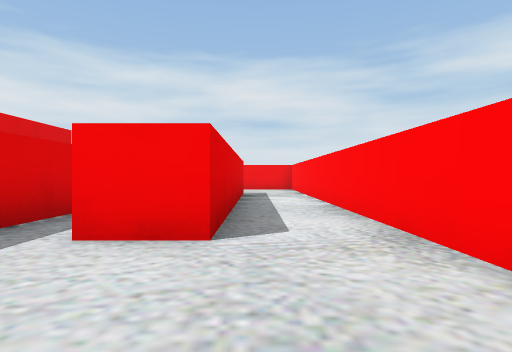
View 1 (above)

16 first-person views from a walk through a scene from a Unity 3-D project. The camera is 0.55 m above the floor, looks level and sees 80° across. The floor is counted in squares, 1 m on a side. Each view is taken from the middle of a square. On the plan, view 1 faces up. The plan holds only what a view shows up to about 9 squares ahead; the rest is blank.

View 2
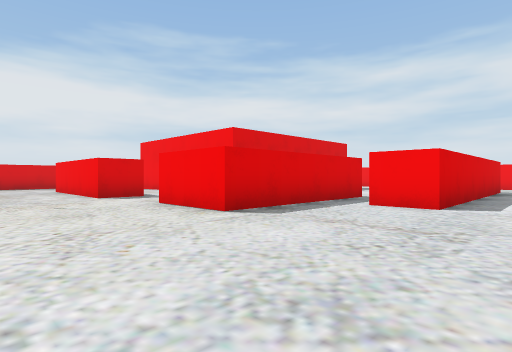

View 3
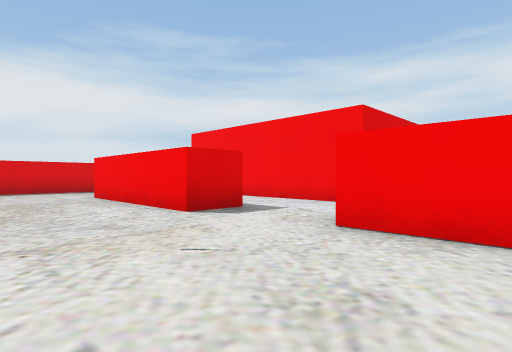

View 4
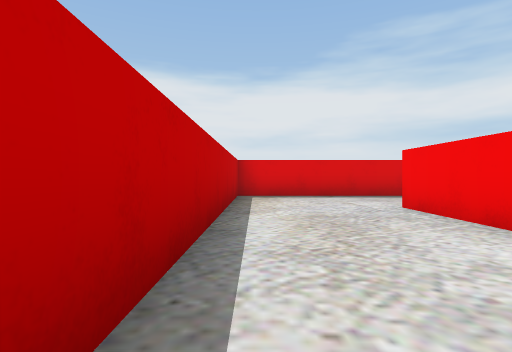

View 5
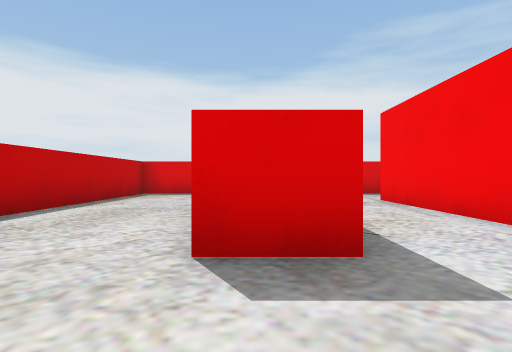

View 6
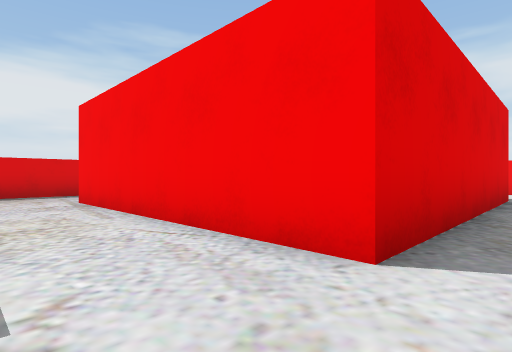

View 7
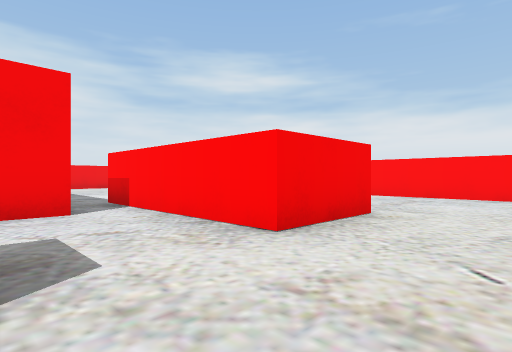

View 8
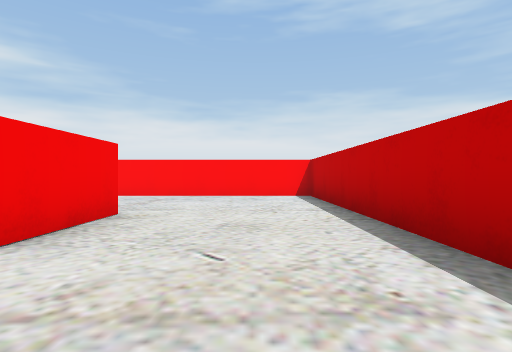

View 9
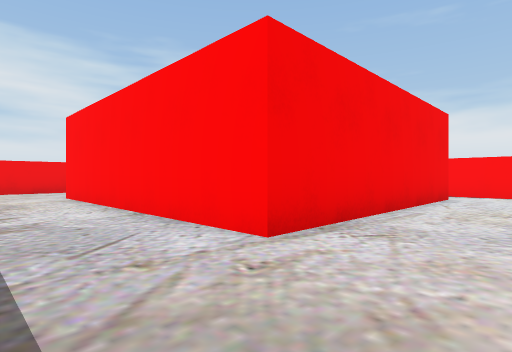

View 10
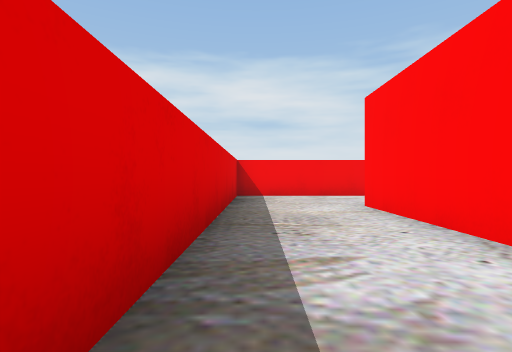

View 11
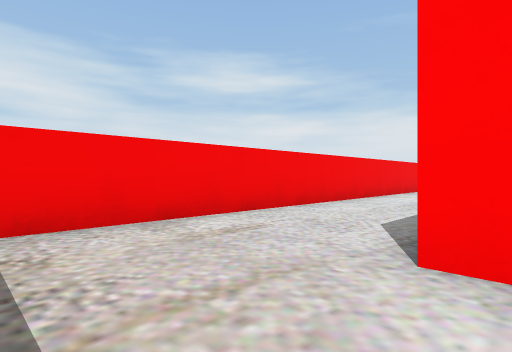

View 12
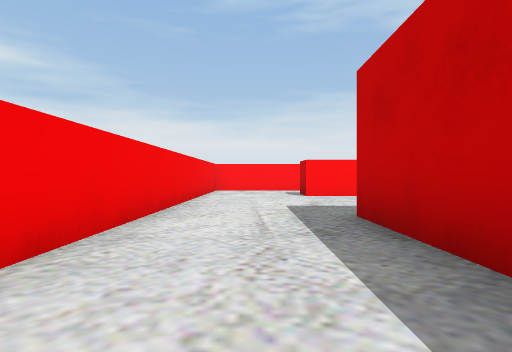

View 13
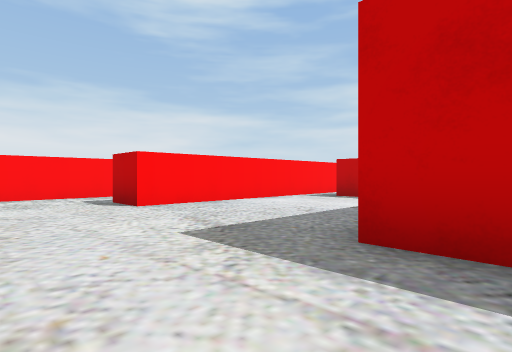

View 14
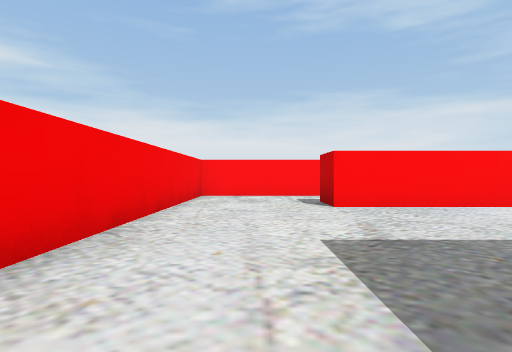

View 15
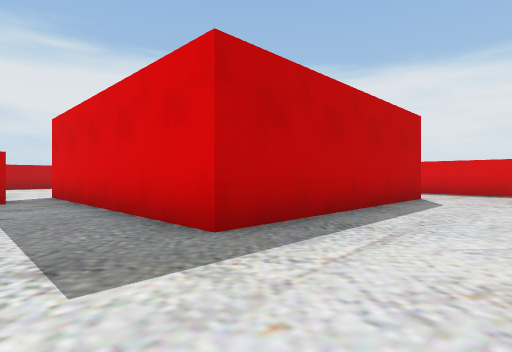

View 16
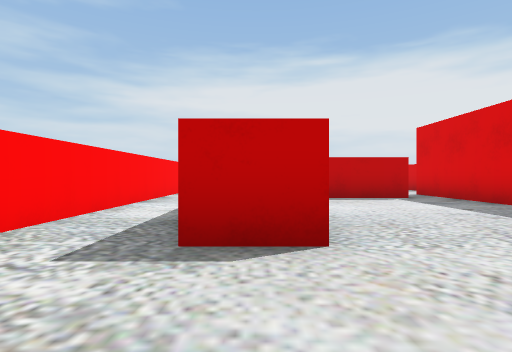

### Floor plan
Points are (right, up) in squares from view 1. A wall is a line through its corners. A room is listed if a view was taken in it or the views show most of it. See-through windows are left out.
Room 1 (views 1, 2, 3, 4, 5, 6, 7, 8, 9)
walls: (-7.1, 0.8) (-7.1, -0.4) (-11.4, -0.4); (-5.8, 4.4) (-5.8, 2.9) (-12, 2.9); (-2.6, 4.5) (-2.6, 0) (-4.7, 0) (-4.7, 4.5); (-0.4, 2.6) (-1.6, 2.6); (-14.5, 2.5) (-14.5, -3.5) (1.5, -3.5) (1.5, 1.5)
ways out: opening at (-13.5, 2) to room 2; opening at (-5, 3.5) to room 2; opening at (-2, 3.5) to room 2; opening at (0.5, 1.5) to room 2
Room 2 (views 10, 11, 12, 13, 14, 15, 16)
walls: (-4.7, 4.5) (-2.6, 4.5); (-0.4, 8.8) (-0.4, 2.6); (-1.6, 4.6) (-1.6, 9.6) (-0.4, 9.6); (-12, 2.9) (-12, 9.6) (-5.8, 9.6) (-5.8, 4.4); (1.5, 1.5) (1.5, 12.5) (-14.5, 12.5) (-14.5, 2.5)
ways out: opening at (-13.5, 2) to room 1; opening at (-5, 3.5) to room 1; opening at (-2, 3.5) to room 1; opening at (0.5, 1.5) to room 1

Where each view was taken, in squares from view 1:
view 1: 0 up, 0 right, facing up
view 2: 3 down, 1 right, facing up-left
view 3: 3 down, 3 left, facing up-left
view 4: 3 down, 6 left, facing left
view 5: 0 up, 5 left, facing left
view 6: 1 up, 5 left, facing up-left
view 7: 2 down, 7 left, facing up-right
view 8: 2 down, 7 left, facing right
view 9: 1 up, 14 left, facing up-right
view 10: 4 up, 14 left, facing up
view 11: 9 up, 14 left, facing up-right
view 12: 11 up, 10 left, facing right
view 13: 12 up, 7 left, facing down-right
view 14: 11 up, 7 left, facing right
view 15: 12 up, 4 left, facing down-left
view 16: 12 up, 1 left, facing down
